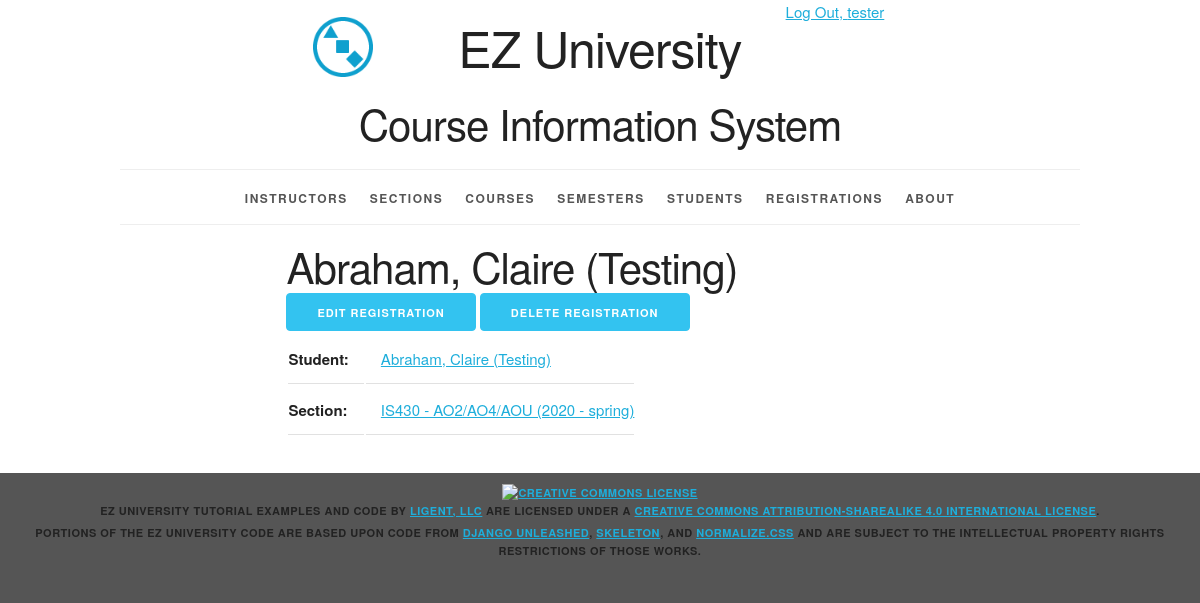
/registration/6/ (signed in), run on the app's committed database.
### courseinfo/models.py (models this page shows, shortened)
class Student(models.Model):
    student_id = models.AutoField(primary_key=True)
    first_name = models.CharField(max_length=45)
    last_name = models.CharField(max_length=45)
    disambiguator = models.CharField(max_length=45, blank=True, default='')
    def __str__(self):
        result = ''
        if self.disambiguator == '':
            result = '%s, %s' % (self.last_name, self.first_name)
        else:
            result = '%s, %s (%s)' % (self.last_name, self.first_name, self.disambiguator)
        return result
    def get_absolute_url(self):
        return reverse('courseinfo_student_detail_urlpattern',
                       kwargs={'pk':self.pk}
                       )
    class Meta:
        ordering = ['last_name', 'first_name', 'disambiguator']
        constraints = [
            UniqueConstraint(fields=['last_name', 'first_name', 'disambiguator'],
                             name='unique_student')
        ]

class Section(models.Model):
    section_id = models.AutoField(primary_key=True)
    section_name = models.CharField(max_length=20)
    semester = models.ForeignKey(Semester, related_name='sections', on_delete=models.PROTECT)
    course = models.ForeignKey(Course, related_name='sections', on_delete=models.PROTECT)
    instructor = models.ForeignKey(Instructor, related_name='sections', on_delete=models.PROTECT)
    def __str__(self):
        return '%s - %s (%s)' % (self.course.course_number, self.section_name, self.semester.__str__())
    def get_absolute_url(self):
        return reverse('courseinfo_section_detail_urlpattern',
                       kwargs={'pk':self.pk}
                       )
    class Meta:
        ordering = ['course', 'section_name', 'semester']
        constraints = [
            UniqueConstraint(fields=['semester', 'course', 'section_name'],
                             name='unique_section')
        ]

class Course(models.Model):
    course_id = models.AutoField(primary_key=True)
    course_number = models.CharField(max_length=20)
    course_name = models.CharField(max_length=255)
    class Meta:
        ordering = ['course_number', 'course_name']
        constraints = [
            UniqueConstraint(fields=['course_number', 'course_name'], name='unique_course')
        ]

class Semester(models.Model):
    semester_id = models.AutoField(primary_key=True)
    year = models.ForeignKey(Year, related_name='semesters', on_delete=models.PROTECT)
    period = models.ForeignKey(Period, related_name='semesters', on_delete=models.PROTECT)
    def __str__(self):
        return '%s - %s' %(self.year.year, self.period.period_name)
    class Meta:
        ordering = ['year__year', 'period__period_sequence']
        constraints = [
            UniqueConstraint(fields=['year', 'period'], name='unique_semester')
        ]

class Year(models.Model):
    year_id = models.AutoField(primary_key=True)
    year = models.IntegerField(unique=True)
    class Meta:
        ordering = ['year']

class Period(models.Model):
    period_id = models.AutoField(primary_key=True)
    period_sequence = models.IntegerField(unique=True)
    period_name = models.CharField(max_length=45, unique=True)
    class Meta:
        ordering = ['period_sequence']

### courseinfo/views.py (the view)
class RegistrationDetail(LoginRequiredMixin, PermissionRequiredMixin,DetailView):
    model = Registration
    permission_required = 'courseinfo.view_registration'
    def get_context_data(self, **kwargs):
        context = super(DetailView, self).get_context_data(**kwargs)
        registration = self.get_object()
        student = registration.student
        section = registration.section
        context['student'] = student
        context['section'] = section
        return context

### courseinfo/models.py (called while the page is built)
    def __str__(self):
        return '%s / %s' % (self.section, self.student)

    def get_update_url(self):
        return reverse('courseinfo_registration_update_urlpattern',
                       kwargs={'pk': self.pk})

    def get_delete_url(self):
        return reverse('courseinfo_registration_delete_urlpattern',
                       kwargs={'pk':self.pk})

### courseinfo/templates/courseinfo/registration_detail.html (shortened to what this page needs)
{% extends 'courseinfo/base.html' %}
{% block content %}
<article>
  <div class="row">
  <div class="offset-by-two eight columns">
    <h2>{{ student }}</h2>
    <ul class="inline">
        {% if perms.courseinfo.change_student %}
        <li>
          <a href="{{ registration.get_update_url }}"
          class="button button-primary">
            Edit Registration</a></li>
        {% endif %}
        {% if perms.courseinfo.delete_student %}
          <a href="{{ registration.get_delete_url }}"
          class="button button-primary">
            Delete Registration</a></li>
        {% endif %}
    </ul>
    <section>
        <table>
            <tr>
                <th>Student:</th>
                <td><a href="{{ student.get_absolute_url }}">{{ student }}</a></td>
            </tr>
            <tr>
                <th>Section:</th>
                <td><a href="{{ section.get_absolute_url }}">{{ section }}</a></td>
            </tr>
        </table>
    </section>
  </div></div>
</article>
{% endblock %}

### courseinfo/templates/courseinfo/base.html (shortened to what this page needs)
{% load static %}
<!DOCTYPE html>
<html lang="en">
<head>
    <link rel="stylesheet" type="text/css"
          href="{% static 'coursinfo/normalize.css' %}">
    <link rel="stylesheet" type="text/css"
          href="{% static 'courseinfo/skeleton.css' %}">
    <link rel="stylesheet" type="text/css"
          href="{% static 'courseinfo/style.css' %}">
</head>
<body>
<div class="container">
    <div class="status row">
        <div class="offset-by-eight four columns">
            <ul class="inline">
                {% if user.is_authenticated %}
                    <li><a href="{% url 'logout_urlpattern' %}">
                        Log Out, {{ user.get_username }}</a></li>
                {% else %}
                    <li><a href="{% url 'login_urlpattern' %}">
                        Log In</a></li>
                {% endif %}
            </ul>
        </div>
    </div>
    <header class="row">
        <div class="offset-by-one ten columns">
            <h1 class="logo">EZ University</h1>
            <h2>Course Information System</h2>
        </div>
    </header>
    <nav>
        <ul>
            {% if perms.courseinfo.view_instructor %}
                <li>
                    <a href="{% url 'courseinfo_instructor_list_urlpattern' %}">
                        Instructors</a></li>
            {% endif %}
            {% if perms.courseinfo.view_section %}
                <li>
                    <a href="{% url 'courseinfo_section_list_urlpattern' %}">
                        Sections</a></li>
            {% endif %}
            {% if perms.courseinfo.view_course %}
                <li>
                    <a href="{% url 'courseinfo_course_list_urlpattern' %}">
                        Courses</a></li>
            {% endif %}
            {% if perms.courseinfo.view_semester %}
                <li>
                    <a href="{% url 'courseinfo_semester_list_urlpattern' %}">
                        Semesters</a></li>
            {% endif %}
            {% if perms.courseinfo.view_student %}
                <li>
                    <a href="{% url 'courseinfo_student_list_urlpattern' %}">
                        Students</a></li>
            {% endif %}
            {% if perms.courseinfo.view_registration %}
                <li>
                    <a href="{% url 'courseinfo_registration_list_urlpattern' %}">
                        Registrations</a></li>
            {% endif %}
            <li>
                <a href="{% url 'about_urlpattern' %}">
                    About</a></li>
        </ul>
    </nav>
    <main>
        {% block content %}{% endblock %}
    </main>
</div>
<footer>
    <p>
        <a rel="license" href="http://creativecommons.org/licenses/by-sa/4.0/">
            <img alt="Creative Commons License" style="border-width:0"
                 src="https://i.creativecommons.org/l/by-sa/4.0/88x31.png"/>
        </a><br/><span property="dct:title">EZ University Tutorial Examples and Code</span>
        by
        <a href="https://www.ligent.net" property="cc:attributionName"
           rel="cc:attributionURL">Ligent, LLC</a> are licensed under a
        <a rel="license" href="http://creativecommons.org/licenses/by-sa/4.0/">Creative Commons Attribution-ShareAlike
            4.0 International License</a>.
    </p>
    <p>Portions of the EZ University code are based upon code from
        <a href="https://django-unleashed.com">Django Unleashed</a>,
        <a href="http://getskeleton.com/">Skeleton</a>, and
        <a href="https://necolas.github.io/normalize.css/">Normalize.css</a> and
        are subject to the intellectual property rights restrictions of those works.
    </p>
</footer>
</body>
</html>

### courseinfo/static/courseinfo/skeleton.css (style rules this page uses)
.container { position: relative; width: 100%; max-width: 960px; margin: 0 auto; padding: 0 20px; box-sizing: border-box; }
.column, .columns { width: 100%; float: left; box-sizing: border-box; }
@media (min-width: 400px) { .container { width: 85%; padding: 0; } }
@media (min-width: 550px) { .container { width: 80%; } }
@media (min-width: 550px) { .column, .columns { margin-left: 4%; } }
@media (min-width: 550px) { .column:first-child, .columns:first-child { margin-left: 0; } }
@media (min-width: 550px) { .four.columns { width: 30.6666666667%; } }
@media (min-width: 550px) { .eight.columns { width: 65.3333333333%; } }
@media (min-width: 550px) { .ten.columns { width: 82.6666666667%; } }
@media (min-width: 550px) { .offset-by-one.column, .offset-by-one.columns { margin-left: 8.66666666667%; } }
@media (min-width: 550px) { .offset-by-two.column, .offset-by-two.columns { margin-left: 17.3333333333%; } }
@media (min-width: 550px) { .offset-by-eight.column, .offset-by-eight.columns { margin-left: 69.3333333333%; } }
html { font-size: 62.5%; }
body { font-size: 1.5em; line-height: 1.6; font-weight: 400; font-family: "Raleway", "HelveticaNeue", "Helvetica Neue", Helvetica, Arial, sans-serif; color: #222; }
h1, h2, h3, h4, h5, h6 { margin-top: 0; margin-bottom: 2rem; font-weight: 300; }
h1 { font-size: 4.0rem; line-height: 1.2; letter-spacing: -.1rem; }
h2 { font-size: 3.6rem; line-height: 1.25; letter-spacing: -.1rem; }
@media (min-width: 550px) { h1 { font-size: 5.0rem; } }
@media (min-width: 550px) { h2 { font-size: 4.2rem; } }
p { margin-top: 0; }
a { color: #1EAEDB; }
.button, button, input[type="submit"], input[type="reset"], input[type="button"] { display: inline-block; height: 38px; padding: 0 30px; color: #555; text-align: center; font-size: 11px; font-weight: 600; line-height: 38px; letter-spacing: .1rem; text-transform: uppercase; text-decoration: none; white-space: nowrap; background-color: transparent; border-radius: 4px; border: 1px solid #bbb; cursor: pointer; box-sizing: border-box; }
.button.button-primary, button.button-primary, input[type="submit"].button-primary, input[type="reset"].button-primary, input[type="button"].button-primary { color: #FFF; background-color: #33C3F0; border-color: #33C3F0; }
ul { list-style: circle inside; }
ol, ul { padding-left: 0; margin-top: 0; }
li { margin-bottom: 1rem; }
th, td { padding: 12px 15px; text-align: left; border-bottom: 1px solid #E1E1E1; }
th:first-child, td:first-child { padding-left: 0; }
th:last-child, td:last-child { padding-right: 0; }
button, .button { margin-bottom: 1rem; }
pre, blockquote, dl, figure, table, p, ul, ol, form { margin-bottom: 2.5rem; }
.container:after, .row:after, .u-cf { content: ""; display: table; clear: both; }

### courseinfo/static/courseinfo/style.css (style rules this page uses)
html { height: 100%; background-color: #555; }
body { background-color: white; }
body>div>header { text-align: center;; }
header h1 { display: inline-block; font-weight: normal; font-style: normal; width: 100%; margin-top: 0; padding-top: 0; }
.logo { padding-top: 50px; background-image: url("/static/courseinfo/logo.png"); background-size: 50px; background-repeat: no-repeat; background-position: top; }
@media (min-width: 750px) { .logo { padding-top: 0; background-size: contain; background-position: 0% 0%; } }
@media (min-width: 1000px) { .logo { background-position: 10% 0%; } }
@media (min-width: 1200px) { .logo { background-position: 15% 0%; } }
nav { border-top: 1px solid #eee; width: 100%; border-bottom: 1px solid #eee; margin: 0 0 1em; padding: 0; }
nav ul { margin: 0; padding: 1em 0; list-style-type: none; text-align: center; }
nav ul li { display: inline; padding: 0; margin: 0 0.25em; font-weight: 600; text-transform: uppercase; text-align: center; font-size: 1rem; letter-spacing: .10rem; }
@media (min-width: 400px) { nav ul li { letter-spacing: .15rem; font-size: 1.2rem; margin: 0 0.5em; } }
@media (min-width: 550px) { nav ul li { margin: 0 0.75em; } }
nav ul li a { color: #555; text-decoration: none; background-color: transparent; cursor: pointer; }
article h2 { margin: 0; padding: 0; }
.inline { list-style-type: none; padding: 0; margin: 0 0 -0.5em; }
.inline li { display: inline; }
body>footer { width: 100%; background-color: #555; font-size: 1.1rem; letter-spacing: .05rem; font-weight: 600; text-transform: uppercase; text-align: center; padding: 1em 0; margin: 1em 0; }
body>footer p { margin-bottom: 0.5rem; }

### data on the page
Student: disambiguator+last_name+first_name "Abraham, Claire (Testing)"
Section: course+section_name+semester "IS430 - AO2/AO4/AOU (2020 - spring)"

### other printed values
{{ user.get_username }} "tester"
